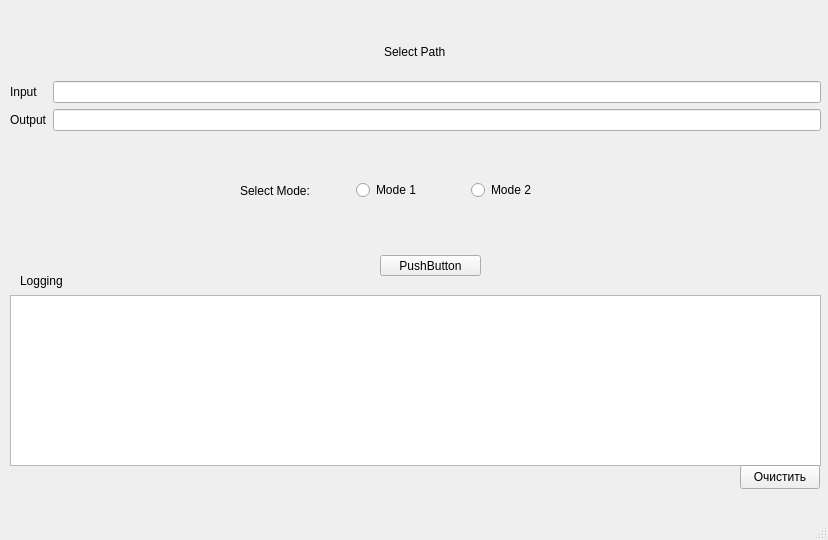
<?xml version="1.0" encoding="UTF-8"?>
<ui version="4.0">
 <class>MainWindow</class>
 <widget class="QMainWindow" name="MainWindow">
  <property name="geometry">
   <rect>
    <x>0</x>
    <y>0</y>
    <width>828</width>
    <height>540</height>
   </rect>
  </property>
  <property name="minimumSize">
   <size>
    <width>828</width>
    <height>540</height>
   </size>
  </property>
  <property name="windowTitle">
   <string>MainWindow</string>
  </property>
  <widget class="QWidget" name="centralwidget">
   <widget class="QPushButton" name="pushButton">
    <property name="geometry">
     <rect>
      <x>380</x>
      <y>255</y>
      <width>101</width>
      <height>21</height>
     </rect>
    </property>
    <property name="text">
     <string>PushButton</string>
    </property>
   </widget>
   <widget class="QTextEdit" name="textEdit">
    <property name="geometry">
     <rect>
      <x>10</x>
      <y>295</y>
      <width>811</width>
      <height>171</height>
     </rect>
    </property>
   </widget>
   <widget class="QPushButton" name="Clear">
    <property name="geometry">
     <rect>
      <x>740</x>
      <y>465</y>
      <width>80</width>
      <height>24</height>
     </rect>
    </property>
    <property name="text">
     <string>Очистить</string>
    </property>
   </widget>
   <widget class="QWidget" name="gridLayoutWidget">
    <property name="geometry">
     <rect>
      <x>10</x>
      <y>30</y>
      <width>811</width>
      <height>101</height>
     </rect>
    </property>
    <layout class="QGridLayout" name="gridLayout">
     <item row="1" column="1">
      <widget class="QLineEdit" name="InputLine"/>
     </item>
     <item row="0" column="0" colspan="2" alignment="Qt::AlignHCenter|Qt::AlignVCenter">
      <widget class="QLabel" name="SelectPath">
       <property name="text">
        <string>Select Path</string>
       </property>
      </widget>
     </item>
     <item row="2" column="0">
      <widget class="QLabel" name="OutputLabel">
       <property name="text">
        <string>Output</string>
       </property>
      </widget>
     </item>
     <item row="2" column="1">
      <widget class="QLineEdit" name="OutputLine"/>
     </item>
     <item row="1" column="0">
      <widget class="QLabel" name="InputLabel">
       <property name="text">
        <string>Input</string>
       </property>
      </widget>
     </item>
    </layout>
   </widget>
   <widget class="QLabel" name="Logging">
    <property name="geometry">
     <rect>
      <x>20</x>
      <y>270</y>
      <width>131</width>
      <height>21</height>
     </rect>
    </property>
    <property name="text">
     <string>Logging</string>
    </property>
   </widget>
   <widget class="QWidget" name="horizontalLayoutWidget">
    <property name="geometry">
     <rect>
      <x>240</x>
      <y>170</y>
      <width>341</width>
      <height>41</height>
     </rect>
    </property>
    <layout class="QHBoxLayout" name="horizontalLayout">
     <item>
      <widget class="QLabel" name="SelectMode">
       <property name="text">
        <string>Select Mode:</string>
       </property>
      </widget>
     </item>
     <item>
      <widget class="QRadioButton" name="radioButton_2">
       <property name="text">
        <string>Mode 1</string>
       </property>
      </widget>
     </item>
     <item>
      <widget class="QRadioButton" name="radioButton">
       <property name="text">
        <string>Mode 2</string>
       </property>
      </widget>
     </item>
    </layout>
   </widget>
  </widget>
  <widget class="QMenuBar" name="menubar">
   <property name="geometry">
    <rect>
     <x>0</x>
     <y>0</y>
     <width>828</width>
     <height>21</height>
    </rect>
   </property>
  </widget>
  <widget class="QStatusBar" name="statusbar"/>
 </widget>
 <resources/>
 <connections>
  <connection>
   <sender>Clear</sender>
   <signal>clicked()</signal>
   <receiver>textEdit</receiver>
   <slot>clear()</slot>
   <hints>
    <hint type="sourcelabel">
     <x>548</x>
     <y>224</y>
    </hint>
    <hint type="destinationlabel">
     <x>506</x>
     <y>260</y>
    </hint>
   </hints>
  </connection>
 </connections>
 <slots>
  <signal>signal1()</signal>
  <slot>slot1()</slot>
 </slots>
</ui>
